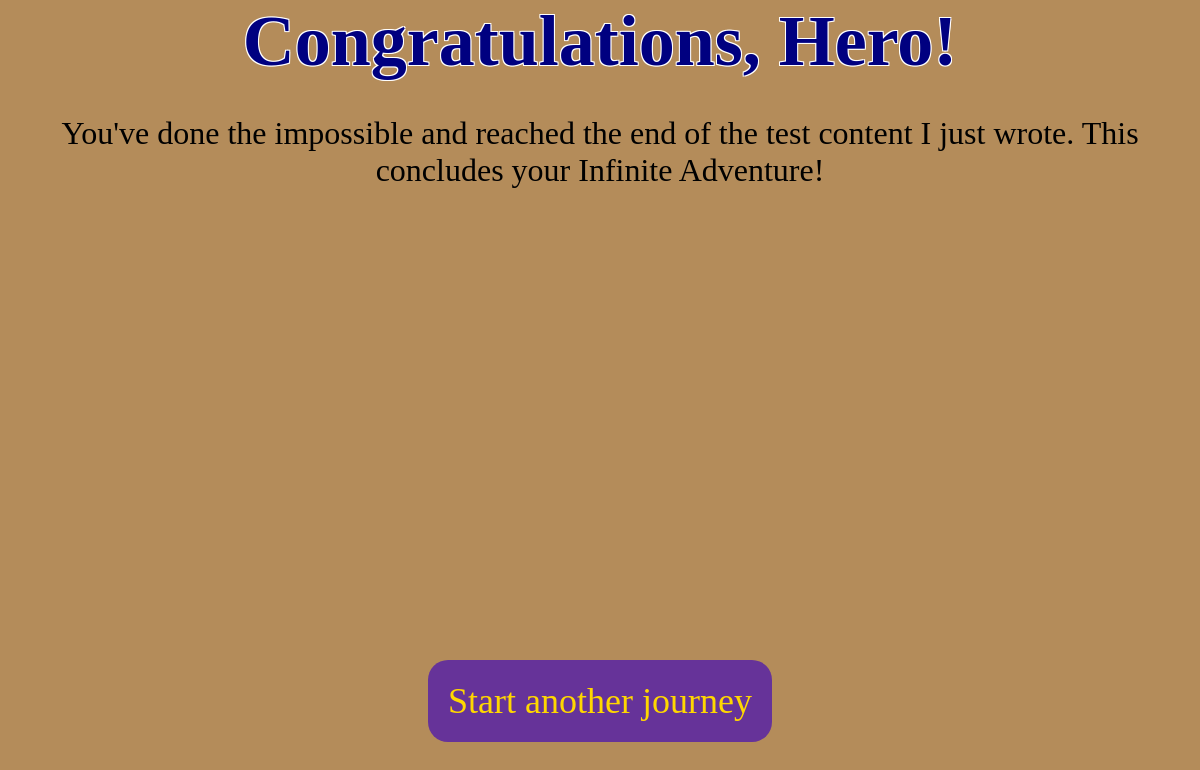
Page /adventure/the-end/8 on the earlier database version.
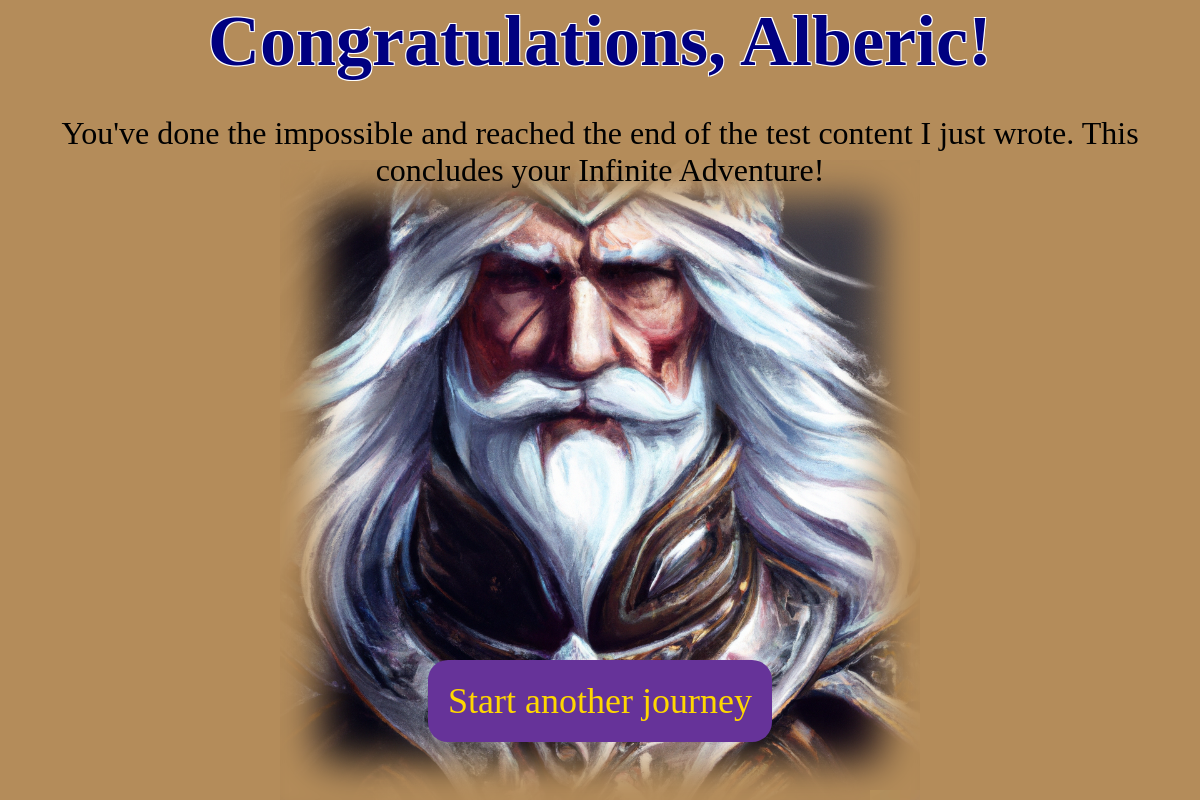
Same page on the later database version.
### adventure/models.py (models this page shows, shortened)
class Hero(models.Model):
    moniker = models.CharField(max_length=255)
    portrait = models.ForeignKey('Portrait', related_name='heroes', on_delete=models.SET_NULL, blank=True, null=True)
    created_at = models.DateTimeField(auto_now_add=True)

class Portrait(models.Model):
    image = models.ImageField(upload_to='portraits/', null=True, blank=True)
    keywords = models.TextField(null=False)

### adventure/views.py (the view)
# urls.py: path('the-end', views.theEnd, name='the-end'),
def theEnd(request, hero_id):
    try:
        hero = Hero.objects.get(pk=hero_id)
    except (KeyError, Hero.DoesNotExist):
        hero = None
    context = {
        'hero': hero
    }
    template_name = 'adventure/the-end.html'
    return render(request, template_name, context)

### adventure/templates/adventure/the-end.html
{% load static %}
<link rel="stylesheet" href="{% static 'adventure/style.css' %}">
<div class="hero-page">
    <div class="top-bar">
        {% if hero %}
            <h2 class="hero-callout">Congratulations, {{hero.moniker}}!</h2>
        {% else %}
            <h2 class="hero-callout">Congratulations, Hero!</h2>
        {% endif %}
        <p class="banter">You've done the impossible and reached the end of the test content I just wrote. This concludes your Infinite Adventure!</p>
    </div>
    <div class="main-area">
    {% if hero and hero.portrait %}
        <div class="portrait-container">
            <img class="portrait" src="{{ hero.portrait.image.url }}">
            <div class="portrait-shadow"></div>
        </div>
    {% endif %}
    </div>
    <div class="bottom-bar">
        <a class="go-button" href="{% url 'adventure:quandary' pk=settings.INITIAL_QUANDARY_ID %}">Start another journey</a>
     </div>
</div>

### adventure/static/adventure/style.css (style rules this page uses)
.go-button { margin: 20px auto; display: block; width: max-content; padding: 20px; background-color: rebeccapurple; border: 0; border-radius: 20px; text-decoration: none; color: gold; font-size: 36px; transition: all 0.1s ease-in-out; }
.hero-page { background-color: rgb(180, 140, 90); position: relative; height: 100%; }
.top-bar { width: 100%; height: 10%; position: relative; z-index: 1; }
.hero-page .top-bar { height: 20%; }
.main-area { width: 100%; height: 80%; display: flex; justify-content: center; align-items: center; }
.bottom-bar { width: 100%; height: 10%; position: absolute; bottom: 0; }
.hero-page .bottom-bar { height: 20%; }
.quandary-cta, .hero-callout { font-size: 9vh; text-align:center; color: rebeccapurple; text-shadow: -1px -1px 0 white, 1px -1px 0 white, -1px 1px 0 white, 1px 1px 0 white; margin: 0; }
.hero-callout { color: navy; }
.banter { position: relative; font-size: 4vh; text-align:center; color: black; z-index: 1; }
.landscape-container, .portrait-container { display: inline-block; position: relative; }
.landscape, .portrait { height: 100%; }
.landscape-shadow, .portrait-shadow { position: absolute; top: 0; height: 100%; width: 100%; }
.portrait-shadow { box-shadow: 0 0 5vh 5vh rgb(180, 140, 90) inset; }

Differences in the rows shown:
added Hero: moniker "Alberic", portrait.image (picture)
Other differences:
text no longer shown: "Congratulations, Hero!"
text now shown: "Congratulations, !"
